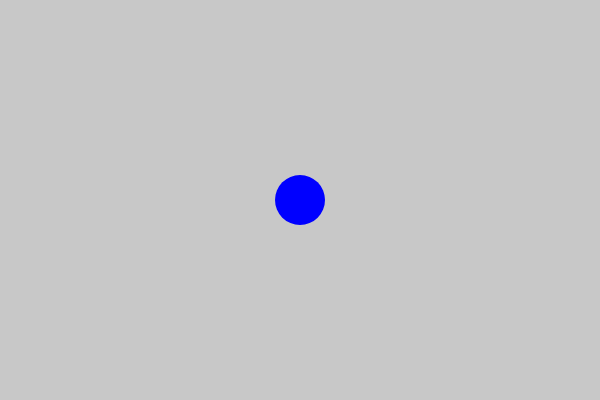
Frame 1 (no input)
Frame 60 (no input): identical to frame 1, image omitted
Frame 120 (the mouse pressed at the canvas centre since frame 60): identical to frame 1, image omitted

The p5.js sketch that drew this single still picture (run headless with seeded random() and noise() and a simulated clock; from frame 60 on, the mouse is pressed at the canvas centre):

// p5.js sketch
// ── sketch.js
function setup() {
  createCanvas(600, 400);
  circleX = width/2;
  circleY = height/2;
  targetX = circleX;
  targetY = circleY;
}

var circleX;
var circleY;
var targetX;
var targetY;

function draw() {
    background (200);

    var circleSize = 50;
    noStroke();
    var red = unhex("00");
    var green = unhex("00");
    var blue = unhex("FF");
    fill(red, green, blue);


    if (mouseIsPressed){
      targetX = mouseX;
      targetY = mouseY;
    }

    var xDiff = targetX - circleX;
    var yDiff = targetY - circleY;
    var speed = 0.2;

    circleX = circleX + xDiff * speed;
    circleY = circleY + yDiff * speed;

    ellipse(circleX, circleY, circleSize, circleSize);
}
